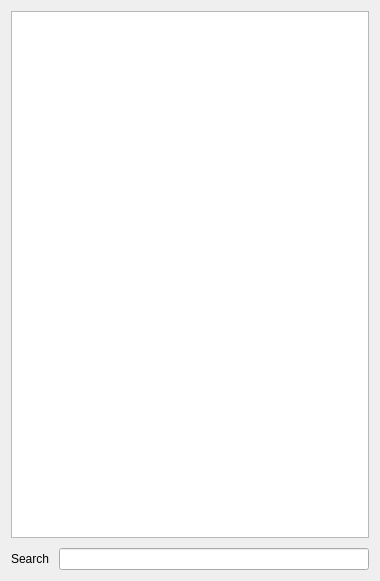
<?xml version="1.0" encoding="UTF-8"?>
<ui version="4.0">
 <class>CEditorResourceWidget</class>
 <widget class="QWidget" name="CEditorResourceWidget">
  <property name="geometry">
   <rect>
    <x>0</x>
    <y>0</y>
    <width>380</width>
    <height>581</height>
   </rect>
  </property>
  <property name="windowTitle">
   <string>Form</string>
  </property>
  <layout class="QGridLayout" name="gridLayout">
   <item row="0" column="0">
    <widget class="QSplitter" name="pSplitter">
     <property name="orientation">
      <enum>Qt::Vertical</enum>
     </property>
     <widget class="QWidget" name="widget_4" native="true">
      <property name="sizePolicy">
       <sizepolicy hsizetype="Preferred" vsizetype="Preferred">
        <horstretch>0</horstretch>
        <verstretch>0</verstretch>
       </sizepolicy>
      </property>
      <layout class="QGridLayout" name="gridLayout_2">
       <property name="leftMargin">
        <number>0</number>
       </property>
       <property name="topMargin">
        <number>0</number>
       </property>
       <property name="rightMargin">
        <number>0</number>
       </property>
       <property name="bottomMargin">
        <number>0</number>
       </property>
       <property name="spacing">
        <number>10</number>
       </property>
       <item row="0" column="0">
        <widget class="QTreeView" name="pResourceTree">
         <property name="sizePolicy">
          <sizepolicy hsizetype="Preferred" vsizetype="Expanding">
           <horstretch>1</horstretch>
           <verstretch>0</verstretch>
          </sizepolicy>
         </property>
         <property name="sortingEnabled">
          <bool>true</bool>
         </property>
         <property name="animated">
          <bool>true</bool>
         </property>
        </widget>
       </item>
       <item row="1" column="0">
        <widget class="QWidget" name="widget_2" native="true">
         <layout class="QHBoxLayout" name="horizontalLayout_2">
          <property name="spacing">
           <number>10</number>
          </property>
          <property name="leftMargin">
           <number>0</number>
          </property>
          <property name="topMargin">
           <number>0</number>
          </property>
          <property name="rightMargin">
           <number>0</number>
          </property>
          <property name="bottomMargin">
           <number>0</number>
          </property>
          <item>
           <widget class="QLabel" name="label">
            <property name="text">
             <string>Search</string>
            </property>
           </widget>
          </item>
          <item>
           <widget class="QLineEdit" name="pFilterLineEdit"/>
          </item>
         </layout>
        </widget>
       </item>
      </layout>
     </widget>
    </widget>
   </item>
  </layout>
 </widget>
 <resources/>
 <connections/>
</ui>
